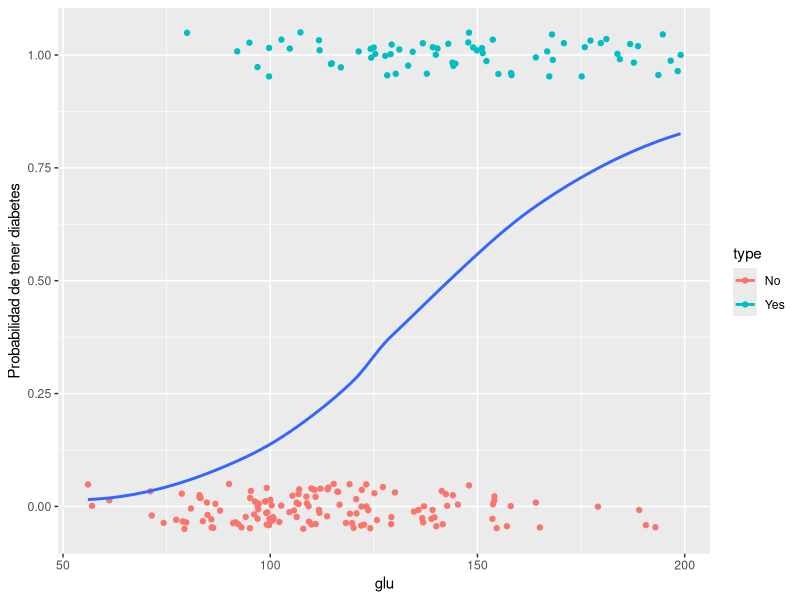
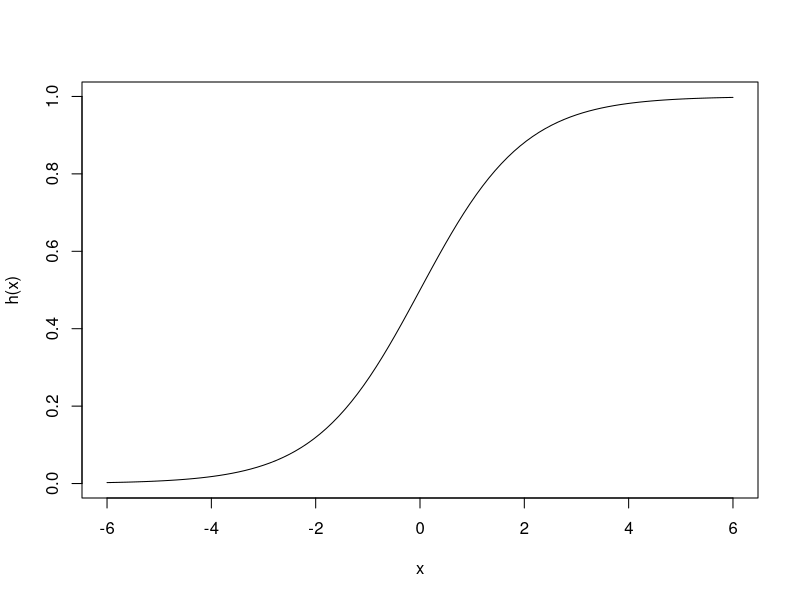

Write R code to recreate these figures, in order.


library(knitr)
options(replace.assign=TRUE,width=55)
knit_hooks$set(par=function(before, options, envir){if (before) par(mar=c(4,4,.1,.1),cex.lab=.95,cex.axis=.9,mgp=c(2,.7,0),tcl=-.3)})



library(MASS)
library(ggplot2)
data(Pima.tr)
head(Pima.tr)
ggplot(Pima.tr, aes(x=glu, y=as.numeric(type)-1, colour=type, group=1)) + 
  geom_jitter(position=position_jitter(height=0.05)) + 
  geom_smooth(se = FALSE, span=0.8) + 
  ylab('Probabilidad de tener diabetes')



data(Pima.te)
pima.ej <- Pima.te[1:5, c('glu','type') ]
pima.ej$prob.Yes <- c(0.62, 0.23, 0.32, 0.20, 0.75)
pima.ej$prob.No <- 1 - pima.ej$prob.Yes



pima.ej



h <- function(x){exp(x)/(1+exp(x)) }
curve(h, from=-6, to =6)



glm(type ~ glu, data=Pima.tr, family = 'binomial')



Pima.tr$glu.st <- (Pima.tr$glu - mean(Pima.tr$glu))/sd(Pima.tr$glu)
glm(type ~ glu.st, data=Pima.tr, family = 'binomial')



tabla.1 <- data.frame(A=c(50,20,20), B=c(2,105,10), C=c(0,30,30))
rownames(tabla.1) <- c('A.pred', 'B.pred', 'C.pred')
tabla.1 <- as.table(as.matrix(tabla.1))
tabla.1



round(prop.table(tabla.1, 2),2)



round(prop.table(tabla.1, 1),2)



modelo.1 <- glm(type ~ glu, data = Pima.tr, family = 'binomial')
preds.1 <- fitted(modelo.1) > 0.5
head(preds.1)



tab.confusion.entrena <- table(preds.1, Pima.tr$type)
tab.confusion.entrena
prop.table(tab.confusion.entrena, 2)



probs.prueba <- predict(modelo.1, newdata=Pima.te, type='response')
preds.prueba <- probs.prueba > 0.5
tab.confusion.prueba <- table(preds.prueba, Pima.te$type)
tab.confusion.prueba
prop.table(tab.confusion.prueba, 2)


